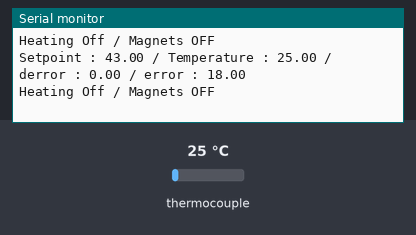
Simulated run of this sketch. Board: Arduino Uno, built with avr-gcc and run on an emulated ATmega328P. Shown: the last lines printed to the serial monitor. The test bench sets the inputs (shaded band); at power-on: thermocouple 25 °C. WiFi joins after 1.5 s; servers stay silent unless stated.

Above: at 17.7 s.
17.8 s: thermocouple set to 40 °C
At 19.1 s:
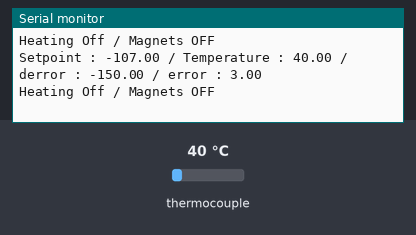
19.3 s: thermocouple set to 47 °C
At 20.4 s:
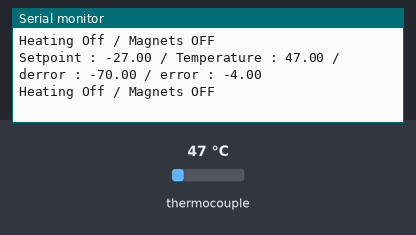
Timing chart, 0 to 21.8 s (numbered marks = the images above; inputs shaded):
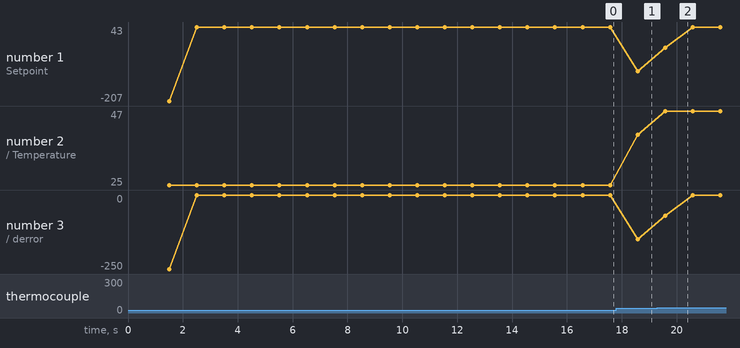

The sketch:

IKA_control.ino
```cpp
// Implemented on Arduino UNO Metro with Ethernet shield W5500
// Version live on the IKA shaker, upload 30.01.2023
// PID not tuned yet
#include <Adafruit_MAX31865.h>
#include "Ethernet5500.h"
#include <SPI.h>
// Use software SPI: CS, DI, DO, CLK
Adafruit_MAX31865 thermo = Adafruit_MAX31865(4, 5, 6, 7);
//Ethernet Shield use pin 10,11,12,13 for standard SPI

// The value of the Rref resistor. Use 430.0 for PT100 and 4300.0 for PT1000
#define RREF      4300.0
// The 'nominal' 0-degrees-C resistance of the sensor
// 100.0 for PT100, 1000.0 for PT1000
#define RNOMINAL  1000.0

#define SSR_TEMP    3 //12V relay
#define SSR_MAGNETS 2 //24V relay

#define VERBOSE   2 //0 = No Serial Output  1 = Standard output  2 = Full output
//Variables used for PID tunning
float aerror[20]; // 2 point should be enough
float ainterval[20];
float temp = 0;
float ratio = 0;
int k = 0;
float error = 0;
float derror = 0;
float ierror = 0;
float time_tot = 1;
float time_0[20];
float interval = millis();
bool heatingEnable = false;
bool magnetEnable = false;
float Kp = 1.0;
float Kd = 10.0; //PID parameters to be tuned
float Ki = 0.01;
float setpoint = 43;
float p_temp = 0;
#define PID_TIME 1000 //ms

bool stringComplete = false;
String dataString = "";
String inputString = "";

//Ethernet related settings
byte mac[] = {0x2C, 0xF7, 0xF1, 0x08, 0x3F, 0xAE};  //W5500 Mac address

int8_t ip_addr[4] = {192,168,1,50};
String strIP = "192.168.1.50";
IPAddress ip(192,168,1,50);
IPAddress gateway(192,168,1,1);
IPAddress subnet(255, 255, 255, 0);
IPAddress myDns(8, 8, 8, 8); // google puble dns
EthernetServer server = EthernetServer(80);
#define TIMEOUT_ETH 1000

void setup() {
  Serial.begin(115200);
  inputString.reserve(200);

  if(!initEthernet()) Serial.println("Error on Ethernet");
  thermo.begin(MAX31865_3WIRE);  // set to 2WIRE or 4WIRE as necessary

  pinMode(SSR_TEMP,OUTPUT);
  digitalWrite(SSR_TEMP,LOW);
  pinMode(SSR_MAGNETS,OUTPUT);
  digitalWrite(SSR_MAGNETS,LOW);
  delay(500);
}


void loop() {
  delay(PID_TIME);
  if(millis()> 86400000) software_reset(); //Reset every day 86400000
  uint16_t rtd = thermo.readRTD();
  ratio = rtd;
  temp = thermo.temperature(RNOMINAL,RREF);
  error = setpoint-temp;
  interval = millis()-interval;
  ratio /= 32768;

  //Temperature Control PID ----------------------------------------------------------------
  if(k<20){
    aerror[k] = error; //array_error °C
    ainterval[k] = interval; //array_interval ms
    //time_0[k] = time_0[k-1] + interval;
    k++;
  }
  else{
    for(int i = 0; i<19;i++){
      aerror[i] = aerror[i+1];
      ainterval[i] = ainterval[i+1];
      time_tot += ainterval[i];
      time_0[i] = time_tot;
    }
    aerror[19] = error;
    ainterval[19] = interval;
    time_tot += interval;
    time_0[19] = time_tot;
    derror = (aerror[19]-aerror[15])/(time_0[19]-time_0[15])*1000;
    ierror = (aerror[19]*ainterval[19]+aerror[18]*ainterval[18])/(ainterval[19]+ainterval[18]);
  }
  derror = p_temp-temp;
  p_temp = temp;
  // PID controller = Kp*e + Ki*integral(e) + Kd*de/dt
  // error > 0 when temp < setpoint
  //&& !digitalRead(PIN_ENABLE)
  #ifdef VERBOSE
    Serial.print("Setpoint : ");Serial.print(Kp*error + Kd*derror + Ki*ierror + temp);
    Serial.print(" / Temperature : ");Serial.print(temp);
    Serial.print(" / derror : ");Serial.print(Kd*derror);
    Serial.print(" / error : ");Serial.print(error);
    Serial.println();
  #endif
  //Temperature control ---------------------------------------------------------------------------
  if(Kp*error + Kd*derror + Ki*ierror > 0 && heatingEnable){
    digitalWrite(SSR_TEMP,HIGH);
    Serial.print("Heating On / ");
  }
  else{digitalWrite(SSR_TEMP,LOW);
  Serial.print("Heating Off / ");
  }
  //delay(250); //Wait 250 ms to be sure that the SSR was activated or deactivated
  //Magnet control ----------------------------------------------------------------------------
  if(magnetEnable){
    digitalWrite(SSR_MAGNETS,HIGH);
    Serial.println("Magnets ON");
  }
  else {
    digitalWrite(SSR_MAGNETS,LOW);
    Serial.println("Magnets OFF");
  }
  //Ethernet Client check
  EthernetClient client = server.available();
  EthernetClient *client_pntr = &client;
  if(client){
    String currentLine = "";
    long time_connection = millis();
    while(client.connected()){
      if(client.available()) {
        currentLine = ""; //reset currentLine
        //Read the first Line
        char c = client.read();
        while(!(c== '\n' || c == ' ' || c == '/' || c == -1)){
          currentLine += c;
          c = client.read();
        }
        if(currentLine == "home"){ homePage(client_pntr);}
        if(currentLine == "magnetsON"){ magnetEnable = true; homePage(client_pntr);}
        if(currentLine == "magnetsOFF"){ magnetEnable  = false; homePage(client_pntr);}
        if(currentLine == "heatingON"){ heatingEnable = true; homePage(client_pntr);}
        if(currentLine == "heatingOFF"){ heatingEnable = false; homePage(client_pntr);}
        if(currentLine == "resetController"){homePage(client_pntr); software_reset();}
        if(currentLine == "getStatus") { AnswerHttp(client_pntr);}
        if(currentLine == "bothON"){magnetEnable = true; heatingEnable = true; homePage(client_pntr);}
        if(currentLine == "bothOFF"){magnetEnable = false; heatingEnable = false; homePage(client_pntr);}
      }
      //Serial.println("client connected");
      if(millis()-time_connection> TIMEOUT_ETH)
        client.stop();
      delay(20);
    }
  }
}

//Reset Arduino
void software_reset() {
  asm volatile (" jmp 0");
}


int getStatus() {

  if(magnetEnable && heatingEnable) return 3; //Both ON : status = 3
  if(magnetEnable && !heatingEnable) return 2; //Magnet On but not heating : status = 2
  if(!magnetEnable && heatingEnable) return 1; // Heating ON but not magnets : status = 1
  return 0; //Both disabled : status = 0
}


bool checkFaultRTD(){
  uint8_t fault = thermo.readFault();
  if (fault) {
    Serial.print("Fault 0x"); Serial.println(fault, HEX);
    if (fault & MAX31865_FAULT_HIGHTHRESH) {
      Serial.println("RTD High Threshold");
    }
    if (fault & MAX31865_FAULT_LOWTHRESH) {
      Serial.println("RTD Low Threshold");
    }
    if (fault & MAX31865_FAULT_REFINLOW) {
      Serial.println("REFIN- > 0.85 x Bias");
    }
    if (fault & MAX31865_FAULT_REFINHIGH) {
      Serial.println("REFIN- < 0.85 x Bias - FORCE- open");
    }
    if (fault & MAX31865_FAULT_RTDINLOW) {
      Serial.println("RTDIN- < 0.85 x Bias - FORCE- open");
    }
    if (fault & MAX31865_FAULT_OVUV) {
      Serial.println("Under/Over voltage");
    }
    thermo.clearFault();
    return true;
  }
  return false;
}

bool initEthernet(){
  Serial.println(F("Ethernet Coms starting..."));
  Ethernet.begin(mac, ip, myDns, gateway, subnet);  //Start the Ethernet coms
  // Check for Ethernet hardware present
  // Start the server
  server.begin();           //"server" is the name of the object for comunication through ethernet
  Serial.print(F("Ethernet server connected. Server is at "));
  //Serial.println(Ethernet.localIP());         //Gives the local IP through serial com
  Serial.println(strIP);
  return true;
}
```

Ethernet.ino
```cpp
void homePage(EthernetClient *client_pntr){
  Serial.println("home");
  int state = getStatus();
  long current_time = millis();
  int seconds = (int) (current_time / 1000) % 60 ;
  int minutes = (int) ((current_time / (1000*60)) % 60);
  int hours   = (int) ((current_time / (1000*60*60)) % 24);
  char c[30];
  int l = sprintf(c, "%02d:%02d:%02d",hours,minutes,seconds);
  client_pntr->println(F("HTTP/1.1 200 OK"));
  client_pntr->println(F("Content-Type: text/html"));
  client_pntr->println(F("Connection: close"));  // the connection will be closed after completion of the response
  client_pntr->println(F("Refresh: 5"));  // refresh the page automatically every 5 sec
  client_pntr->println();
  client_pntr->println(F("<!DOCTYPE HTML>"));
  client_pntr->println(F("<html>"));
  client_pntr->println(F("<body>"));
  client_pntr->print("<h1 style=\"text-align:center\">IKA Controller  </h1>");
  client_pntr->print("<p> Heating : ");
  if(heatingEnable) client_pntr->println("<strong style= \"background-color:#00ff00\"> ON </strong>");
  else client_pntr->println("<strong style= \"background-color:#ff0000\"> OFF </strong>");
  client_pntr->print("</p> <p> Magnets : ");
  if(magnetEnable) client_pntr->println("<strong style= \"background-color:#00ff00\"> ON </strong> </p> ");
  else client_pntr->println("<strong style= \"background-color:#ff0000\"> OFF </strong> </p> ");
  String temp_below_color = "<strong style= \"background-color:#0000ff\">";
  String temp_above_color = "<strong style= \"background-color:#ff0000\">";
  client_pntr->print("<p> Current Temperature : ");
  if(temp<setpoint) client_pntr->print("<strong style= \"background-color:#0000ff\">");
  else client_pntr->print("<strong style= \"background-color:#ff0000\">");
  client_pntr->print(temp);
  client_pntr->print("</strong> Setpoint : ");client_pntr->print(setpoint);
  client_pntr->print(" Error : ");client_pntr->print(error);client_pntr->println("</p>");
  client_pntr->print("Current PID parameters : Kp = ");client_pntr->print(Kp);client_pntr->print(" Kd = ");client_pntr->print(Kd);
  client_pntr->print(" Ki = ");client_pntr->print(Ki);client_pntr->print(" Cycle Time = "); client_pntr->print(PID_TIME);
  client_pntr->println(F("<p><a href=\"http://192.168.1.50/heatingON\">Enable Heating</a></p>"));
  client_pntr->println(F("<p><a href=\"http://192.168.1.50/heatingOFF\">Disable Heating</a></p>"));
  client_pntr->println(F("<p><a href=\"http://192.168.1.50/magnetsON\">Enable Magnets</a></p>"));
  client_pntr->println(F("<p><a href=\"http://192.168.1.50/magnetsOFF\">Disable Magnets</a></p>"));
  client_pntr->println(F("<p><a href=\"http://192.168.1.50/resetController\">Reset Controller</a></p>"));
  client_pntr->print("<p> Connection closed by the server at internal time : ");client_pntr->print(millis());
  //Close the connection
  client_pntr->print("</p> </body>");
  client_pntr->print("</html>");
  delay(10);
  //client_pntr->flush();
  while (client_pntr->read() != -1);
  ////Serial.println("Client stop called");
  client_pntr->stop();
}
void AnswerHttp(EthernetClient *client_pntr){
  client_pntr->println(F("HTTP/1.1 200 OK"));
  /*client_pntr->println(F("Content-Type: text/html"));
  client_pntr->println(F("Connection: close"));  // the connection will be closed after completion of the response
  client_pntr->println();*/
  client_pntr->print("status=");client_pntr->println(getStatus());
  client_pntr->print("temperature=");client_pntr->println(temp);
  client_pntr->print("time=");client_pntr->println(millis());

  //close the connection
  while (client_pntr->read() != -1);
  client_pntr->stop();
}
```

Measured:
- after the input at 17.8 s, the serial monitor: prints a new line after 0.78 s (image 1)
- after the input at 19.3 s, the serial monitor: prints a new line after 0.28 s (image 2)
- plotted number 1: 43 → -107 after the input at 17.8 s, -107 → 42.96 after the input at 19.3 s
- plotted number 2: 25 → 40 after the input at 17.8 s, 40 → 47 after the input at 19.3 s
- plotted number 3: 0 → -150 after the input at 17.8 s
